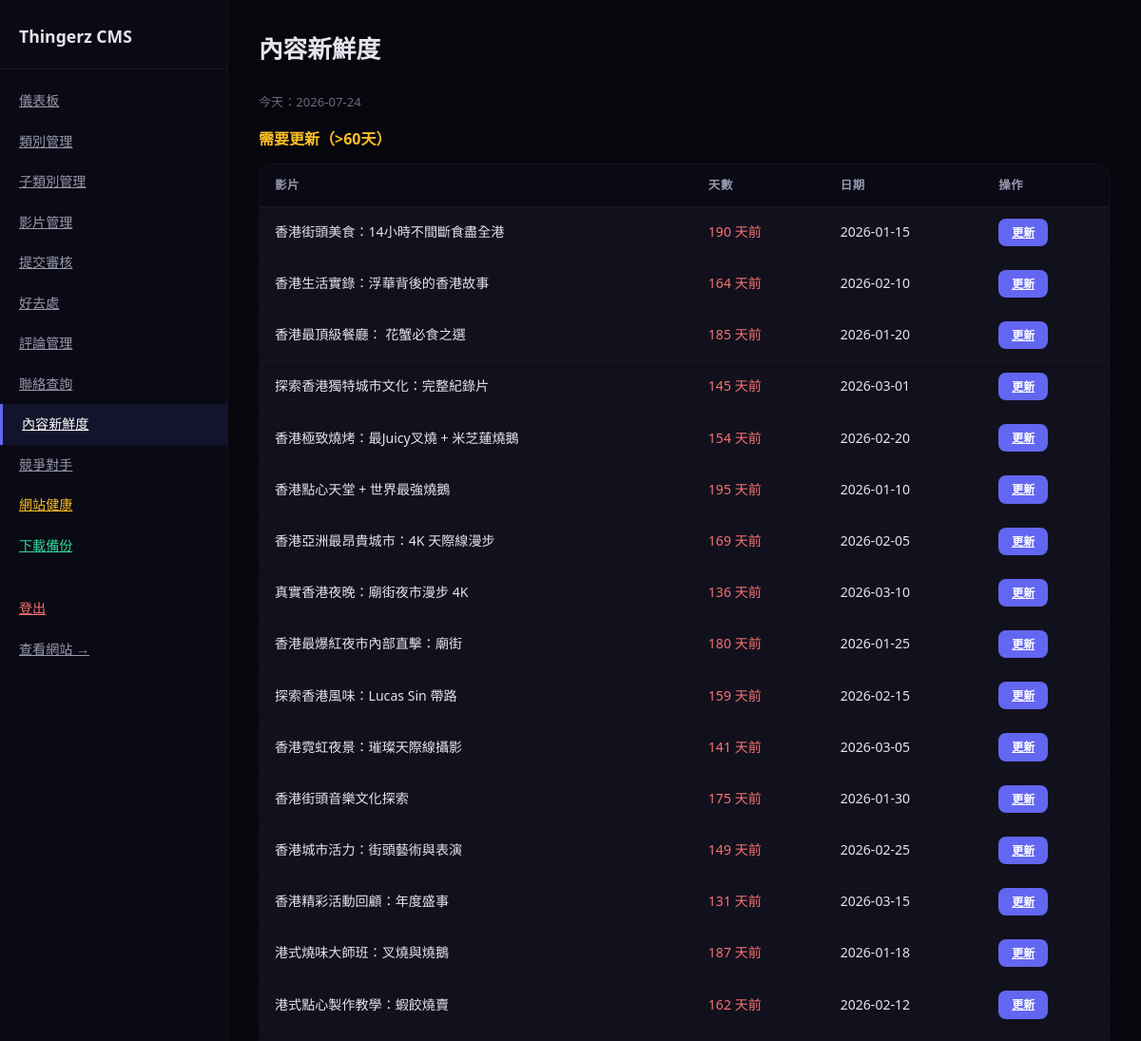
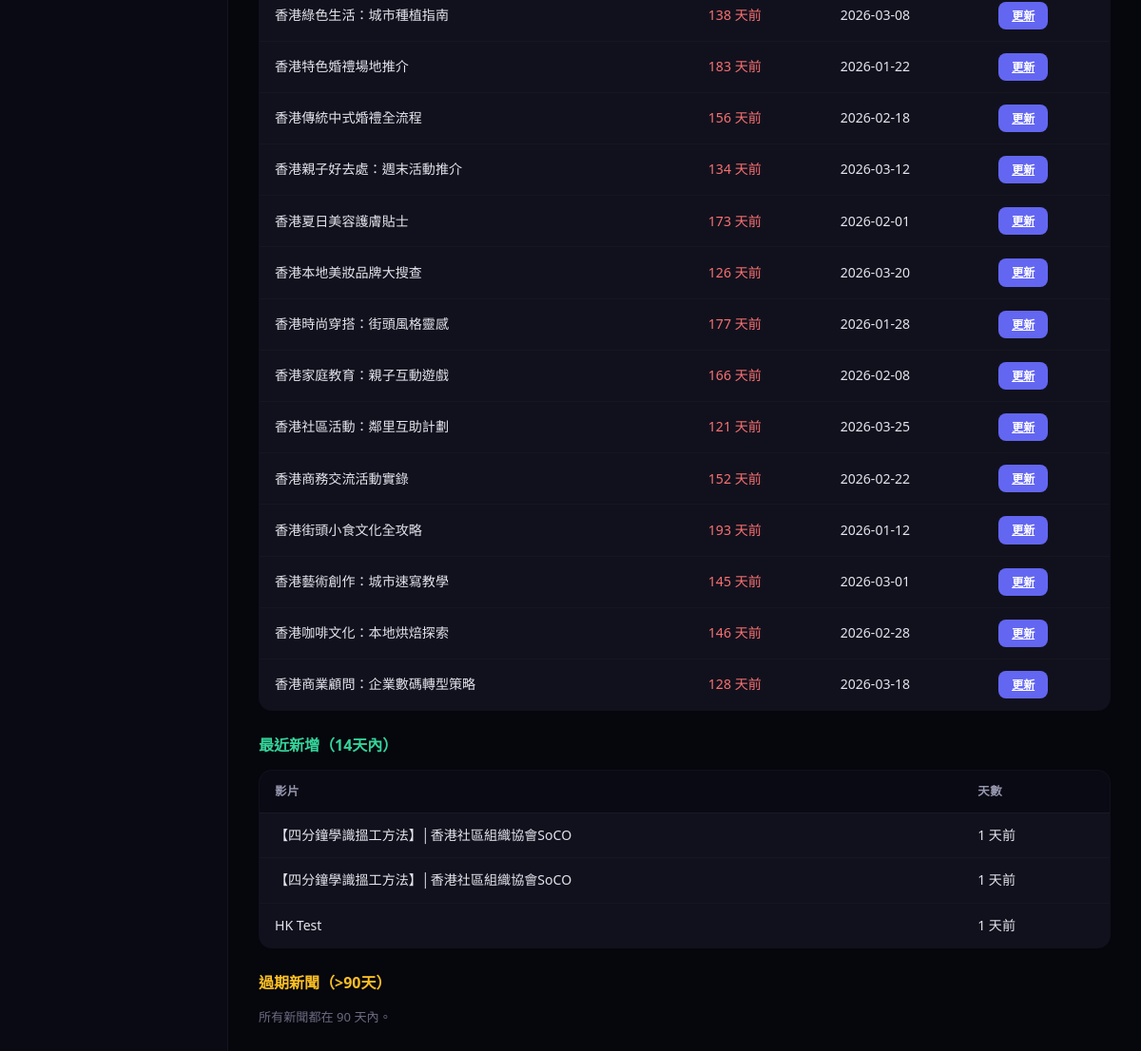
/admin/freshness (signed in), run on the app's committed database (2 pictures, top to bottom).
### tables this page shows
CREATE TABLE videos (
        id TEXT UNIQUE, subcategory_id TEXT, category_id TEXT, platform TEXT, platform_id TEXT,
        title_zh TEXT, title_en TEXT, description_zh TEXT, description_en TEXT,
        thumbnail_url TEXT, aspect_ratio TEXT, tags TEXT, status TEXT,
        track TEXT, direction TEXT, submitted_date TEXT);

### app.py (the view)
@app.route('/admin/freshness')
@admin_required
def admin_freshness():
    today = datetime.now()
    vids = read_csv('videos.csv')
    news = read_csv('news.csv')
    def age_days(date_str):
        try:
            return (today - datetime.strptime(date_str, '%Y-%m-%d')).days
        except:
            return 999
    stale_videos = []
    stale_news = []
    fresh_videos = []
    for v in vids:
        d = age_days(v.get('submitted_date', ''))
        if d > 60:
            stale_videos.append({**v, 'age_days': d})
        elif d <= 14:
            fresh_videos.append({**v, 'age_days': d})
    for n in news:
        d = age_days(n.get('date', ''))
        if d > 90:
            stale_news.append({**n, 'age_days': d})
    return render_template('admin/freshness.html', stale_videos=stale_videos, stale_news=stale_news, fresh_videos=fresh_videos, today=today.strftime('%Y-%m-%d'))

### app.py (called while the page is built)
def get_db():
    db = sqlite3.connect(DB_PATH)
    db.row_factory = sqlite3.Row
    db.execute("PRAGMA journal_mode=WAL")
    return db

def read_table(table_name):
    db = get_db()
    rows = [dict(r) for r in db.execute(f"SELECT * FROM {table_name}").fetchall()]
    db.close()
    return rows

def read_csv(filename):
    return read_table(filename.replace('.csv', ''))

def get_categories(track=None, direction=None):
    cats = read_csv('categories.csv')
    if track:
        cats = [c for c in cats if c.get('track', '') == track]
    if direction:
        cats = [c for c in cats if c.get('direction', '') == direction]
    return cats

def admin_required(f):
    @wraps(f)
    def decorated(*args, **kwargs):
        if not session.get('admin_logged_in'):
            return redirect(url_for('admin_login'))
        return f(*args, **kwargs)
    return decorated

@app.context_processor
def inject_globals():
    return {
        'categories': get_categories(),
        'platform_config': PLATFORM_CONFIG,
        'directions': DIRECTIONS,
        'now': datetime.now()
    }

@app.after_request
def add_utf8_header(response):
    ct = response.headers.get('Content-Type', '')
    if ct and 'text/html' in ct:
        response.headers['Content-Type'] = 'text/html; charset=utf-8'
    return response

### templates/admin/freshness.html
{% extends "admin/layout.html" %}
{% block admin_content %}
<h1>內容新鮮度</h1>
<p class="text-muted mb">今天：{{ today }}</p>
<h2 style="font-size:1rem;margin-bottom:12px;color:#fbbf24">需要更新（>60天）</h2>
{% if stale_videos %}
<table>
    <thead><tr><th>影片</th><th>天數</th><th>日期</th><th>操作</th></tr></thead>
    <tbody>
    {% for v in stale_videos %}
    <tr><td>{{ v['title_zh'] }}</td><td><span style="color:#f87171">{{ v['age_days'] }} 天前</span></td><td>{{ v.get('submitted_date','') }}</td><td><a href="{{ url_for('admin_videos') }}" class="btn btn-primary btn-sm">更新</a></td></tr>
    {% endfor %}
    </tbody>
</table>
{% else %}
<p class="text-muted">所有影片都在 60 天內，保持得好！</p>
{% endif %}
<h2 style="font-size:1rem;margin:24px 0 12px;color:#34d399">最近新增（14天內）</h2>
{% if fresh_videos %}
<table>
    <thead><tr><th>影片</th><th>天數</th></tr></thead>
    <tbody>
    {% for v in fresh_videos %}
    <tr><td>{{ v['title_zh'] }}</td><td>{{ v['age_days'] }} 天前</td></tr>
    {% endfor %}
    </tbody>
</table>
{% else %}
<p class="text-muted">過去 14 天沒有新增影片。考慮新增或更新內容。</p>
{% endif %}
<h2 style="font-size:1rem;margin:24px 0 12px;color:#fbbf24">過期新聞（>90天）</h2>
{% if stale_news %}
<table>
    <thead><tr><th>新聞</th><th>天數</th></tr></thead>
    <tbody>
    {% for n in stale_news %}
    <tr><td>{{ n['title_zh'] }}</td><td><span style="color:#f87171">{{ n['age_days'] }} 天前</span></td></tr>
    {% endfor %}
    </tbody>
</table>
{% else %}
<p class="text-muted">所有新聞都在 90 天內。</p>
{% endif %}
{% endblock %}

### templates/admin/layout.html (style rules this page uses)
*,*::before,*::after { box-sizing:border-box;margin:0;padding:0 }
body { font-family:'Segoe UI','Microsoft JhengHei',sans-serif;background:#06060d;color:#e4e4ed;line-height:1.6 }
.main h1 { font-size:1.6rem;font-weight:800;margin-bottom:24px }
table { width:100%;border-collapse:collapse;background:#11111d;border-radius:14px;overflow:hidden;border:1px solid rgba(255,255,255,.04) }
th { text-align:left;padding:12px 16px;font-size:.78rem;color:#9898b0;text-transform:uppercase;letter-spacing:.05em;background:#0a0a14;border-bottom:1px solid rgba(255,255,255,.04) }
td { padding:12px 16px;font-size:.88rem;border-bottom:1px solid rgba(255,255,255,.02) }
.btn { padding:8px 18px;border-radius:8px;font-size:.82rem;font-weight:600;border:none;cursor:pointer;transition:all .2s;display:inline-flex;align-items:center;gap:6px }
.btn-primary { background:#6366f1;color:#fff }
.btn-sm { padding:5px 14px;font-size:.75rem }
.mb { margin-bottom:16px }
.text-muted { color:#6a6a80;font-size:.82rem }
a { color:#818cf8 }

### data on the page
videos: title_zh "香港街頭美食：14小時不間斷食盡全港", age_days "190", get "2026-01-15"
videos: title_zh "香港生活實錄：浮華背後的香港故事", age_days "164", get "2026-02-10"
videos: title_zh "香港最頂級餐廳： 花蟹必食之選", age_days "185", get "2026-01-20"
videos: title_zh "探索香港獨特城市文化：完整紀錄片", age_days "145", get "2026-03-01"
videos: title_zh "香港極致燒烤：最Juicy叉燒 + 米芝蓮燒鵝", age_days "154", get "2026-02-20"
videos: title_zh "香港點心天堂 + 世界最強燒鵝", age_days "195", get "2026-01-10"
videos: title_zh "香港亞洲最昂貴城市：4K 天際線漫步", age_days "169", get "2026-02-05"
videos: title_zh "真實香港夜晚：廟街夜市漫步 4K", age_days "136", get "2026-03-10"
videos: title_zh "香港最爆紅夜市內部直擊：廟街", age_days "180", get "2026-01-25"
videos: title_zh "探索香港風味：Lucas Sin 帶路", age_days "159", get "2026-02-15"
videos: title_zh "香港霓虹夜景：璀璨天際線攝影", age_days "141", get "2026-03-05"
videos: title_zh "香港街頭音樂文化探索", age_days "175", get "2026-01-30"
videos: title_zh "香港城市活力：街頭藝術與表演", age_days "149", get "2026-02-25"
videos: title_zh "香港精彩活動回顧：年度盛事", age_days "131", get "2026-03-15"
videos: title_zh "港式燒味大師班：叉燒與燒鵝", age_days "187", get "2026-01-18"
videos: title_zh "港式點心製作教學：蝦餃燒賣", age_days "162", get "2026-02-12"
videos: title_zh "香港綠色生活：城市種植指南", age_days "138", get "2026-03-08"
videos: title_zh "香港特色婚禮場地推介", age_days "183", get "2026-01-22"
videos: title_zh "香港傳統中式婚禮全流程", age_days "156", get "2026-02-18"
videos: title_zh "香港親子好去處：週末活動推介", age_days "134", get "2026-03-12"
videos: title_zh "香港夏日美容護膚貼士", age_days "173", get "2026-02-01"
videos: title_zh "香港本地美妝品牌大搜查", age_days "126", get "2026-03-20"
videos: title_zh "香港時尚穿搭：街頭風格靈感", age_days "177", get "2026-01-28"
videos: title_zh "香港家庭教育：親子互動遊戲", age_days "166", get "2026-02-08"
videos: title_zh "香港社區活動：鄰里互助計劃", age_days "121", get "2026-03-25"
videos: title_zh "香港商務交流活動實錄", age_days "152", get "2026-02-22"
videos: title_zh "香港街頭小食文化全攻略", age_days "193", get "2026-01-12"
videos: title_zh "香港藝術創作：城市速寫教學", age_days "145", get "2026-03-01"
videos: title_zh "香港咖啡文化：本地烘焙探索", age_days "146", get "2026-02-28"
videos: title_zh "香港商業顧問：企業數碼轉型策略", age_days "128", get "2026-03-18"
videos: title_zh "【四分鐘學識搵工方法】│香港社區組織協會SoCO", age_days "1"
videos: title_zh "【四分鐘學識搵工方法】│香港社區組織協會SoCO", age_days "1"
videos: title_zh "HK Test", age_days "1"

### other printed values
{{ today }} "2026-07-24"
